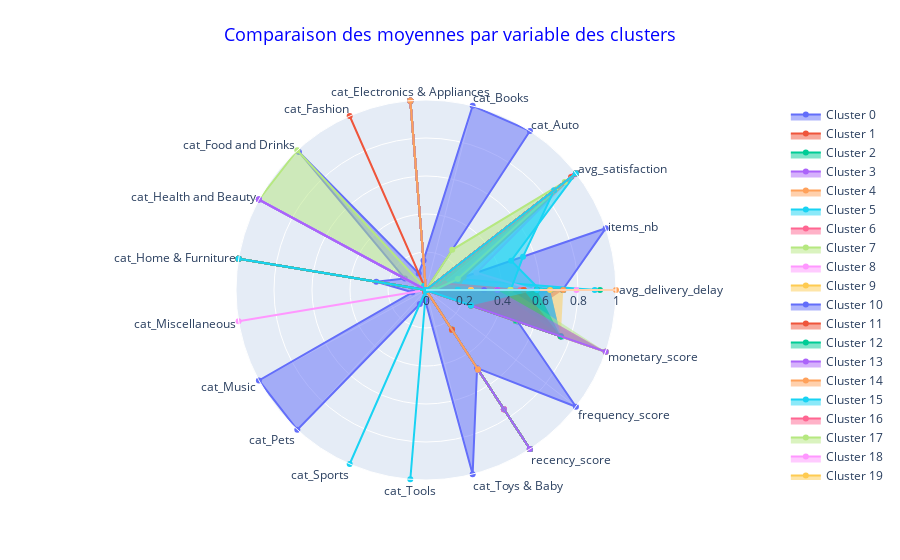

Notebook source saved alongside this figure:
### Code cell
plot_radars(data=X_test_clusters.drop(columns=["rfm_score"],axis=1), group="cluster_labels")
